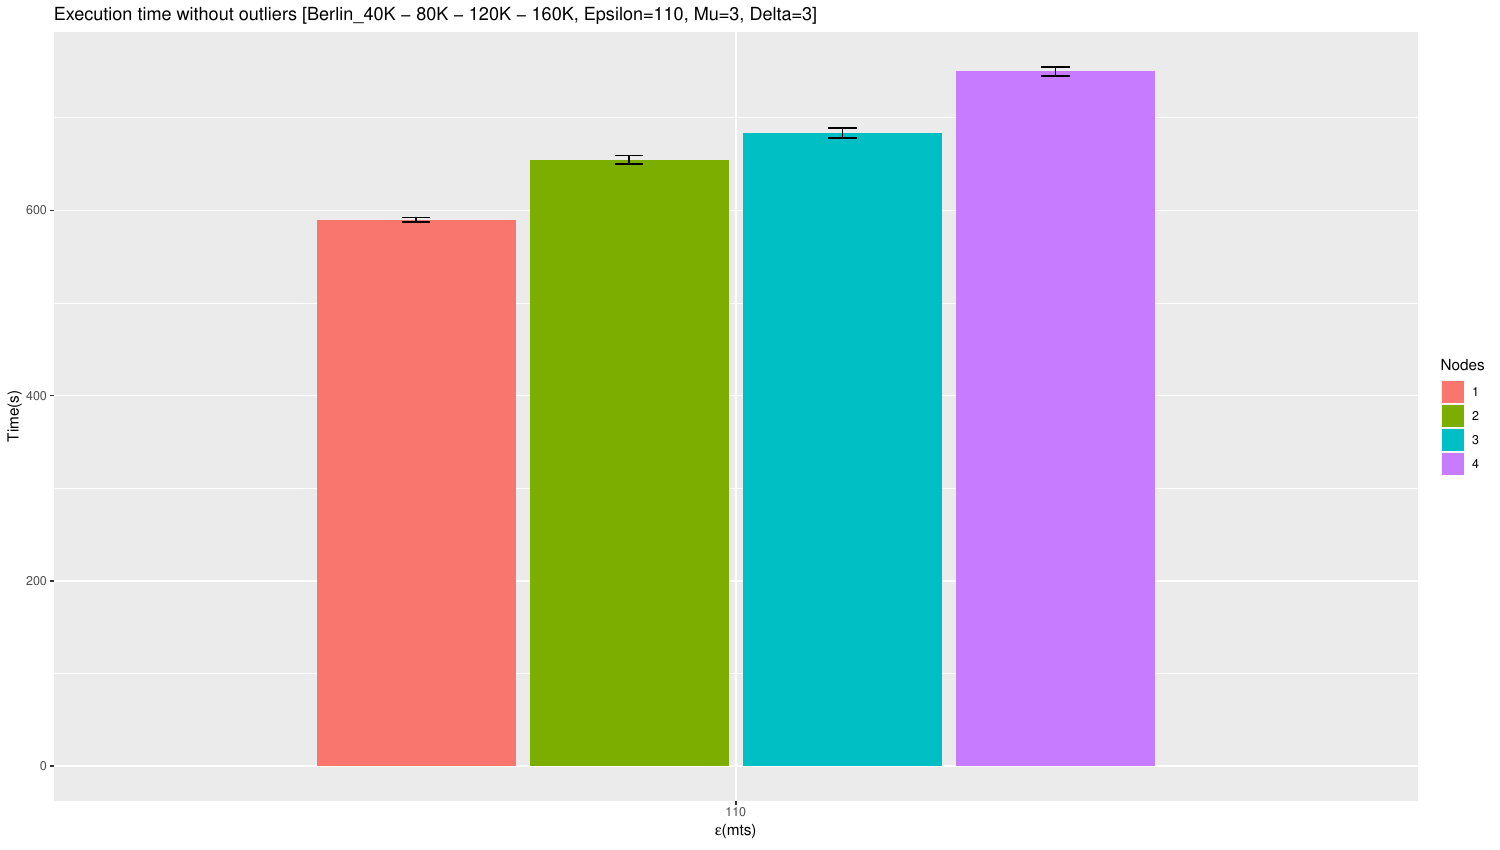

The script that saved this image:
#!/usr/bin/Rscript

require(ggplot2)
require(stringr)
require(lubridate)
require(tidyverse)

op <- options(digits.secs=3)
READ_DATA     = T
SAVE_PDF      = T
RUNS          = 25
NODES         = 4
RESEARCH_HOME = Sys.getenv(c("RESEARCH_HOME"))
RESULTS_PATH = "Scripts/R/Benchmarks/MultiAndSingleNode/R9/"
RESULTS_NAME = "AWS_multinode_scaleup_outliers"
dataFile = paste0(RESEARCH_HOME, RESULTS_PATH, RESULTS_NAME, '.txt')

if(READ_DATA){
  data = readLines(dataFile)
  data = as_tibble(as.data.frame(data), stringAsFactors = F) %>% 
    rename(Line = data) %>% 
    filter(grepl("PFLOCK;", Line)) %>% 
    separate(Line, c("Bogus", "Cores", "Nodes", "Epsilon", "Mu", "Delta", "Time", "Load", "Id"), sep = SEP) %>%
    select(Nodes, Epsilon, Time) %>%
    mutate(Epsilon = as.numeric(Epsilon), Time2 = as.numeric(Time)) 
}

stats = data %>% group_by(Nodes, Epsilon) %>% summarise(lower = quantile(Time2)[2], upper = quantile(Time2)[4])
data2 = data %>% inner_join(stats, by = c("Nodes", "Epsilon")) %>% filter(Time2 > lower & Time2 < upper)
data3 = data2 %>% group_by(Nodes, Epsilon) %>% summarise(Time = mean(Time2), SD = sd(Time2))

title = "Execution time without outliers [Berlin_40K - 80K - 120K - 160K, Epsilon=110, Mu=3, Delta=3]"
g = ggplot(data=data3, aes(x=factor(Epsilon), y=Time, fill=Nodes)) +
  geom_bar(stat="identity", position=position_dodge(width = 0.75), width = 0.7) +
  geom_errorbar(aes(ymin=Time-SD, ymax=Time+SD), width=.1, position=position_dodge(width = 0.75)) +
  labs(title=title, y="Time(s)", x=expression(paste(epsilon,"(mts)"))) 

if(SAVE_PDF){
  ggsave(paste0(RESEARCH_HOME, RESULTS_PATH, RESULTS_NAME, '.pdf'), width = 15, height = 8.50, dpi = 150, units = "in", device='pdf', g)
} else {
  plot(g)
}
options(op)